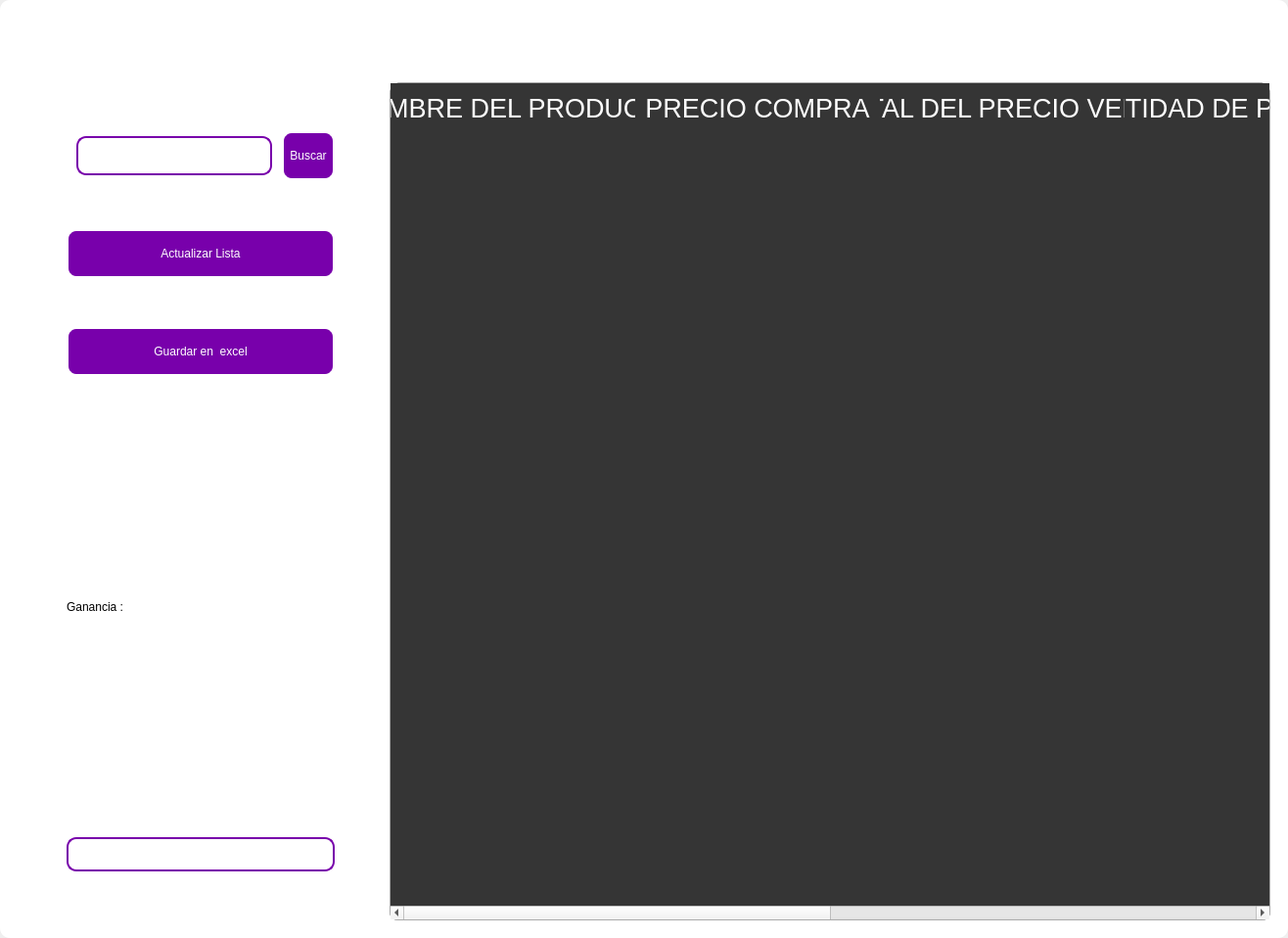
<?xml version="1.0" encoding="UTF-8"?>
<ui version="4.0">
 <class>MainWindow</class>
 <widget class="QMainWindow" name="MainWindow">
  <property name="geometry">
   <rect>
    <x>0</x>
    <y>0</y>
    <width>1316</width>
    <height>958</height>
   </rect>
  </property>
  <property name="windowTitle">
   <string>MainWindow</string>
  </property>
  <property name="styleSheet">
   <string notr="true"/>
  </property>
  <widget class="QWidget" name="centralwidget">
   <property name="styleSheet">
    <string notr="true"/>
   </property>
   <layout class="QVBoxLayout" name="verticalLayout">
    <property name="spacing">
     <number>0</number>
    </property>
    <property name="leftMargin">
     <number>0</number>
    </property>
    <property name="topMargin">
     <number>0</number>
    </property>
    <property name="rightMargin">
     <number>0</number>
    </property>
    <property name="bottomMargin">
     <number>0</number>
    </property>
    <item>
     <widget class="QFrame" name="frame">
      <property name="enabled">
       <bool>true</bool>
      </property>
      <property name="styleSheet">
       <string notr="true">
QFrame {
	border-radius:10px;
	
	background-color: rgb(255, 255, 255);
 }
</string>
      </property>
      <property name="frameShape">
       <enum>QFrame::StyledPanel</enum>
      </property>
      <property name="frameShadow">
       <enum>QFrame::Raised</enum>
      </property>
      <layout class="QVBoxLayout" name="verticalLayout_2">
       <item>
        <widget class="QFrame" name="frame_superior">
         <property name="minimumSize">
          <size>
           <width>0</width>
           <height>40</height>
          </size>
         </property>
         <property name="maximumSize">
          <size>
           <width>16777215</width>
           <height>40</height>
          </size>
         </property>
         <property name="styleSheet">
          <string notr="true">QPushButton{
border-radius:18px;
}

QPushButton:hover{
	background-color: rgb(0, 0, 0);
}
</string>
         </property>
         <property name="frameShape">
          <enum>QFrame::StyledPanel</enum>
         </property>
         <property name="frameShadow">
          <enum>QFrame::Raised</enum>
         </property>
         <layout class="QHBoxLayout" name="horizontalLayout_3">
          <property name="spacing">
           <number>4</number>
          </property>
          <property name="leftMargin">
           <number>0</number>
          </property>
          <property name="topMargin">
           <number>0</number>
          </property>
          <property name="rightMargin">
           <number>0</number>
          </property>
          <property name="bottomMargin">
           <number>0</number>
          </property>
          <item>
           <widget class="QPushButton" name="btn_icon">
            <property name="text">
             <string/>
            </property>
            <property name="iconSize">
             <size>
              <width>40</width>
              <height>40</height>
             </size>
            </property>
           </widget>
          </item>
          <item>
           <spacer name="horizontalSpacer_2">
            <property name="orientation">
             <enum>Qt::Horizontal</enum>
            </property>
            <property name="sizeHint" stdset="0">
             <size>
              <width>443</width>
              <height>20</height>
             </size>
            </property>
           </spacer>
          </item>
          <item>
           <widget class="QPushButton" name="btn_exit">
            <property name="minimumSize">
             <size>
              <width>38</width>
              <height>38</height>
             </size>
            </property>
            <property name="maximumSize">
             <size>
              <width>38</width>
              <height>38</height>
             </size>
            </property>
            <property name="text">
             <string/>
            </property>
            <property name="iconSize">
             <size>
              <width>35</width>
              <height>35</height>
             </size>
            </property>
           </widget>
          </item>
          <item>
           <widget class="QPushButton" name="bt_minimizar">
            <property name="minimumSize">
             <size>
              <width>38</width>
              <height>38</height>
             </size>
            </property>
            <property name="maximumSize">
             <size>
              <width>38</width>
              <height>38</height>
             </size>
            </property>
            <property name="cursor">
             <cursorShape>PointingHandCursor</cursorShape>
            </property>
            <property name="text">
             <string/>
            </property>
            <property name="icon">
             <iconset>
              <normaloff>image/minus.svg</normaloff>image/minus.svg</iconset>
            </property>
            <property name="iconSize">
             <size>
              <width>38</width>
              <height>38</height>
             </size>
            </property>
           </widget>
          </item>
          <item>
           <widget class="QPushButton" name="bt_maximizar">
            <property name="minimumSize">
             <size>
              <width>38</width>
              <height>38</height>
             </size>
            </property>
            <property name="maximumSize">
             <size>
              <width>38</width>
              <height>38</height>
             </size>
            </property>
            <property name="cursor">
             <cursorShape>PointingHandCursor</cursorShape>
            </property>
            <property name="text">
             <string/>
            </property>
            <property name="icon">
             <iconset>
              <normaloff>image/chevron-up.svg</normaloff>image/chevron-up.svg</iconset>
            </property>
            <property name="iconSize">
             <size>
              <width>38</width>
              <height>38</height>
             </size>
            </property>
           </widget>
          </item>
          <item>
           <widget class="QPushButton" name="bt_restaurar">
            <property name="minimumSize">
             <size>
              <width>38</width>
              <height>38</height>
             </size>
            </property>
            <property name="maximumSize">
             <size>
              <width>38</width>
              <height>38</height>
             </size>
            </property>
            <property name="cursor">
             <cursorShape>PointingHandCursor</cursorShape>
            </property>
            <property name="text">
             <string/>
            </property>
            <property name="icon">
             <iconset>
              <normaloff>image/chevron-down.svg</normaloff>image/chevron-down.svg</iconset>
            </property>
            <property name="iconSize">
             <size>
              <width>38</width>
              <height>38</height>
             </size>
            </property>
           </widget>
          </item>
          <item>
           <widget class="QPushButton" name="bt_cerrar">
            <property name="minimumSize">
             <size>
              <width>38</width>
              <height>38</height>
             </size>
            </property>
            <property name="maximumSize">
             <size>
              <width>38</width>
              <height>38</height>
             </size>
            </property>
            <property name="cursor">
             <cursorShape>PointingHandCursor</cursorShape>
            </property>
            <property name="text">
             <string/>
            </property>
            <property name="icon">
             <iconset>
              <normaloff>image/x.svg</normaloff>image/x.svg</iconset>
            </property>
            <property name="iconSize">
             <size>
              <width>38</width>
              <height>38</height>
             </size>
            </property>
           </widget>
          </item>
         </layout>
        </widget>
       </item>
       <item>
        <widget class="QLabel" name="label">
         <property name="styleSheet">
          <string notr="true">font: 30pt &quot;MS Shell Dlg 2&quot;;
color: rgb(255, 255, 255);</string>
         </property>
         <property name="text">
          <string>Calcular total de ganacias</string>
         </property>
         <property name="alignment">
          <set>Qt::AlignCenter</set>
         </property>
        </widget>
       </item>
       <item>
        <widget class="QFrame" name="frame_3">
         <property name="minimumSize">
          <size>
           <width>0</width>
           <height>0</height>
          </size>
         </property>
         <property name="frameShape">
          <enum>QFrame::StyledPanel</enum>
         </property>
         <property name="frameShadow">
          <enum>QFrame::Raised</enum>
         </property>
         <layout class="QHBoxLayout" name="horizontalLayout_4">
          <property name="leftMargin">
           <number>9</number>
          </property>
          <property name="topMargin">
           <number>9</number>
          </property>
          <property name="rightMargin">
           <number>9</number>
          </property>
          <item>
           <layout class="QVBoxLayout" name="verticalLayout_4">
            <property name="spacing">
             <number>50</number>
            </property>
            <property name="sizeConstraint">
             <enum>QLayout::SetDefaultConstraint</enum>
            </property>
            <property name="leftMargin">
             <number>50</number>
            </property>
            <property name="topMargin">
             <number>50</number>
            </property>
            <property name="rightMargin">
             <number>50</number>
            </property>
            <property name="bottomMargin">
             <number>50</number>
            </property>
            <item>
             <layout class="QHBoxLayout" name="horizontalLayout">
              <property name="spacing">
               <number>10</number>
              </property>
              <property name="leftMargin">
               <number>10</number>
              </property>
              <property name="topMargin">
               <number>0</number>
              </property>
              <property name="bottomMargin">
               <number>0</number>
              </property>
              <item>
               <widget class="QLineEdit" name="searchtxt">
                <property name="minimumSize">
                 <size>
                  <width>200</width>
                  <height>35</height>
                 </size>
                </property>
                <property name="maximumSize">
                 <size>
                  <width>150</width>
                  <height>40</height>
                 </size>
                </property>
                <property name="styleSheet">
                 <string notr="true">QLabel {
	color: rgb(255, 255, 254);
	font: 12pt &quot;Arial&quot;;
	background-color: rgba(0, 0, 0,0);
}

QTextEdit{
background-color: rgba(0, 0, 0,0);
border-radius:10px; 
font: 12pt &quot;Arial&quot;;
color: rgb(255, 255, 254);
border: 2px solid  rgb(255, 255, 255);

}

QTextEdit:hover{
background-color: rgba(0, 0, 0,0);
border-radius:10px; 
font: 12pt &quot;Arial&quot;;
border: 2px solid  rgb(120, 0, 171);
}

QTextEdit:focus{
background-color: rgb(0, 0, 0);
border-radius:10px; 
font: 12pt &quot;Arial&quot;;
border: 2px solid rgb(120, 0, 171);
}

QLineEdit{
background-color: rgba(0, 0, 0,0);
border-radius:10px; 
font: 12pt &quot;Arial&quot;;
color: rgb(255, 255, 254);
border: 2px solid  rgb(120, 0, 171);
}

QLineEdit:hover{
background-color: rgba(0, 0, 0,0);
border-radius:10px; 
font: 12pt &quot;Arial&quot;;
border: 2px solid  rgb(120, 0, 171);
}

QLineEdit:focus{
background-color: rgb(0, 0, 0);
border-radius:10px; 
font: 12pt &quot;Arial&quot;;
border: 2px solid rgb(120, 0, 171);
}

QCheckBox{
	font: 12pt &quot;Arial&quot;;
	color: rgb(255, 255, 255);
}

QCheckBox::indicator {
    width: 18px;
    height:18px;
}

QCheckBox::indicator:unchecked {
   background-image: url(image/square.svg);
}

QCheckBox::indicator:checked {
   background-image: url(image/check-square.svg);
}

QPushButton{
border-radius:10px; 
font: 12pt &quot;Arial&quot;;
color: rgb(255, 255, 254);
border: 2px solid #ffffff;
}

QPushButton:hover{
border-radius:10px; 
font: 12pt &quot;Arial&quot;;
color: rgb(255, 255, 255);
border: 2px solid rgb(120, 0, 171);
	background-color: rgb(120, 0, 171);
}
</string>
                </property>
               </widget>
              </item>
              <item>
               <widget class="QPushButton" name="btn_search">
                <property name="sizePolicy">
                 <sizepolicy hsizetype="Minimum" vsizetype="Fixed">
                  <horstretch>0</horstretch>
                  <verstretch>0</verstretch>
                 </sizepolicy>
                </property>
                <property name="minimumSize">
                 <size>
                  <width>0</width>
                  <height>15</height>
                 </size>
                </property>
                <property name="maximumSize">
                 <size>
                  <width>100</width>
                  <height>50</height>
                 </size>
                </property>
                <property name="cursor">
                 <cursorShape>PointingHandCursor</cursorShape>
                </property>
                <property name="styleSheet">
                 <string notr="true">QPushButton{
border-radius:10px; 
font: 12pt &quot;Arial&quot;;
color: rgb(255, 255, 254);
border: 2px solid #ffffff;
	background-color: rgb(120, 0, 171);
}

QPushButton:hover{
border-radius:10px; 
font: 12pt &quot;Arial&quot;;
color: rgb(255, 255, 255);
border: 2px solid rgb(120, 0, 171);
	background-color: rgb(120, 0, 171);
}</string>
                </property>
                <property name="text">
                 <string>Buscar</string>
                </property>
               </widget>
              </item>
             </layout>
            </item>
            <item>
             <widget class="QPushButton" name="btn_get">
              <property name="minimumSize">
               <size>
                <width>50</width>
                <height>40</height>
               </size>
              </property>
              <property name="maximumSize">
               <size>
                <width>300</width>
                <height>50</height>
               </size>
              </property>
              <property name="cursor">
               <cursorShape>PointingHandCursor</cursorShape>
              </property>
              <property name="styleSheet">
               <string notr="true">QPushButton{
border-radius:10px; 
font: 12pt &quot;Arial&quot;;
color: rgb(255, 255, 254);
border: 2px solid #ffffff;
	background-color: rgb(120, 0, 171);
}

QPushButton:hover{
border-radius:10px; 
font: 12pt &quot;Arial&quot;;
color: rgb(255, 255, 255);
border: 2px solid rgb(120, 0, 171);
	background-color: rgb(120, 0, 171);
}</string>
              </property>
              <property name="text">
               <string>Actualizar Lista</string>
              </property>
              <property name="iconSize">
               <size>
                <width>35</width>
                <height>35</height>
               </size>
              </property>
             </widget>
            </item>
            <item>
             <widget class="QPushButton" name="btn_excel">
              <property name="minimumSize">
               <size>
                <width>10</width>
                <height>40</height>
               </size>
              </property>
              <property name="maximumSize">
               <size>
                <width>300</width>
                <height>50</height>
               </size>
              </property>
              <property name="cursor">
               <cursorShape>PointingHandCursor</cursorShape>
              </property>
              <property name="styleSheet">
               <string notr="true">QPushButton{
border-radius:10px; 
font: 12pt &quot;Arial&quot;;
color: rgb(255, 255, 254);
border: 2px solid #ffffff;
	background-color: rgb(120, 0, 171);
}

QPushButton:hover{
border-radius:10px; 
font: 12pt &quot;Arial&quot;;
color: rgb(255, 255, 255);
border: 2px solid rgb(120, 0, 171);
	background-color: rgb(120, 0, 171);
}</string>
              </property>
              <property name="text">
               <string>Guardar en  excel</string>
              </property>
              <property name="iconSize">
               <size>
                <width>35</width>
                <height>35</height>
               </size>
              </property>
             </widget>
            </item>
            <item>
             <widget class="QLabel" name="label_gain">
              <property name="minimumSize">
               <size>
                <width>35</width>
                <height>100</height>
               </size>
              </property>
              <property name="styleSheet">
               <string notr="true">font: 20pt &quot;MS Shell Dlg 2&quot;;
color: rgb(0, 0, 0);</string>
              </property>
              <property name="text">
               <string>Ganancia :</string>
              </property>
             </widget>
            </item>
            <item>
             <widget class="QLineEdit" name="gaintxt">
              <property name="enabled">
               <bool>false</bool>
              </property>
              <property name="minimumSize">
               <size>
                <width>0</width>
                <height>35</height>
               </size>
              </property>
              <property name="styleSheet">
               <string notr="true">QLabel {
	color: rgb(255, 255, 254);
	font: 12pt &quot;Arial&quot;;
	background-color: rgba(0, 0, 0,0);
}

QTextEdit{
background-color: rgba(0, 0, 0,0);
border-radius:10px; 
font: 12pt &quot;Arial&quot;;
color: rgb(255, 255, 254);
border: 2px solid  rgb(255, 255, 255);

}

QTextEdit:hover{
background-color: rgba(0, 0, 0,0);
border-radius:10px; 
font: 12pt &quot;Arial&quot;;
border: 2px solid  rgb(120, 0, 171);
}

QTextEdit:focus{
background-color: rgb(0, 0, 0);
border-radius:10px; 
font: 12pt &quot;Arial&quot;;
border: 2px solid rgb(120, 0, 171);
}

QLineEdit{
background-color: rgba(0, 0, 0,0);
border-radius:10px; 
font: 12pt &quot;Arial&quot;;
color: rgb(255, 255, 254);
border: 2px solid  rgb(120, 0, 171);
}

QLineEdit:hover{
background-color: rgba(0, 0, 0,0);
border-radius:10px; 
font: 12pt &quot;Arial&quot;;
border: 2px solid  rgb(120, 0, 171);
}

QLineEdit:focus{
background-color: rgb(0, 0, 0);
border-radius:10px; 
font: 12pt &quot;Arial&quot;;
border: 2px solid rgb(120, 0, 171);
}

QCheckBox{
	font: 12pt &quot;Arial&quot;;
	color: rgb(255, 255, 255);
}

QCheckBox::indicator {
    width: 18px;
    height:18px;
}

QCheckBox::indicator:unchecked {
   background-image: url(image/square.svg);
}

QCheckBox::indicator:checked {
   background-image: url(image/check-square.svg);
}

QPushButton{
border-radius:10px; 
font: 12pt &quot;Arial&quot;;
color: rgb(255, 255, 254);
border: 2px solid #ffffff;
}

QPushButton:hover{
border-radius:10px; 
font: 12pt &quot;Arial&quot;;
color: rgb(255, 255, 255);
border: 2px solid rgb(120, 0, 171);
	background-color: rgb(120, 0, 171);
}
</string>
              </property>
             </widget>
            </item>
           </layout>
          </item>
          <item>
           <widget class="QTableWidget" name="table_invoice">
            <property name="minimumSize">
             <size>
              <width>900</width>
              <height>0</height>
             </size>
            </property>
            <property name="maximumSize">
             <size>
              <width>700</width>
              <height>16777215</height>
             </size>
            </property>
            <property name="styleSheet">
             <string notr="true">QTableView {

	border: 1px solid rgba(255,255,255,40);
	border-bottom-right-radius: 7px; 
	border-bottom-left-radius: 7px; 
	color: white;
	font: 15pt &quot;MS Shell Dlg 2&quot;;
	background-color: rgb(53, 53, 53);
}

QHeaderView::section {
background-color: rgb(53, 53, 53);
color: white;
border: none;
height: 50px;
font-size: 20pt;
}

QTableView::item {
    border-style: none;
    border-bottom: 1px solid rgba(255,255,255,50);
    padding-left: auto;
    padding-right: auto;
}

QTableView::item:selected{
	border: none;
	color: rgb(255, 255, 255);
    background-color: rgba(255, 255, 255, 50);
}
</string>
            </property>
            <property name="lineWidth">
             <number>1</number>
            </property>
            <property name="editTriggers">
             <set>QAbstractItemView::NoEditTriggers</set>
            </property>
            <attribute name="horizontalHeaderDefaultSectionSize">
             <number>250</number>
            </attribute>
            <column>
             <property name="text">
              <string>NOMBRE DEL PRODUCTO</string>
             </property>
            </column>
            <column>
             <property name="text">
              <string>PRECIO COMPRA</string>
             </property>
            </column>
            <column>
             <property name="text">
              <string>TOTAL DEL PRECIO VENTA</string>
             </property>
            </column>
            <column>
             <property name="text">
              <string>CANTIDAD DE PRODUCTOS</string>
             </property>
            </column>
            <column>
             <property name="text">
              <string>TOTAL DE PRECIO U.</string>
             </property>
            </column>
            <column>
             <property name="text">
              <string>ID</string>
             </property>
            </column>
           </widget>
          </item>
         </layout>
        </widget>
       </item>
      </layout>
     </widget>
    </item>
   </layout>
  </widget>
 </widget>
 <resources/>
 <connections/>
</ui>
